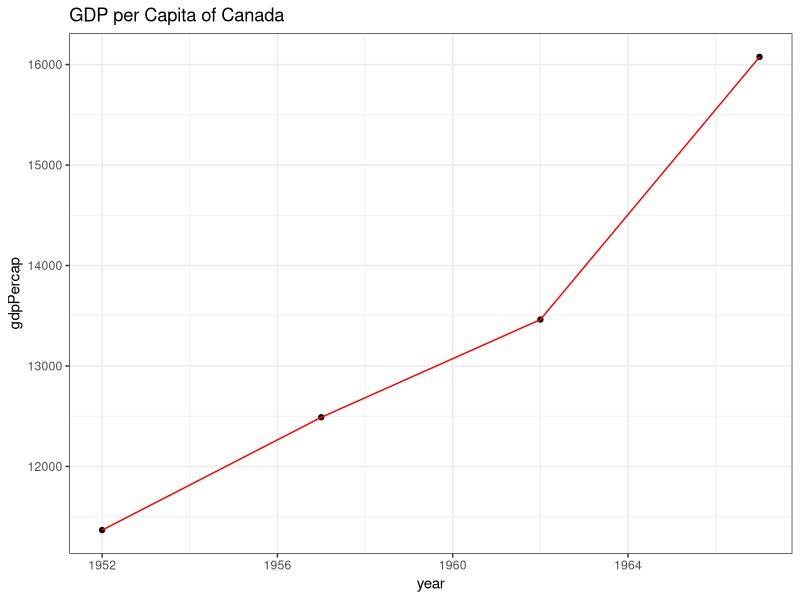
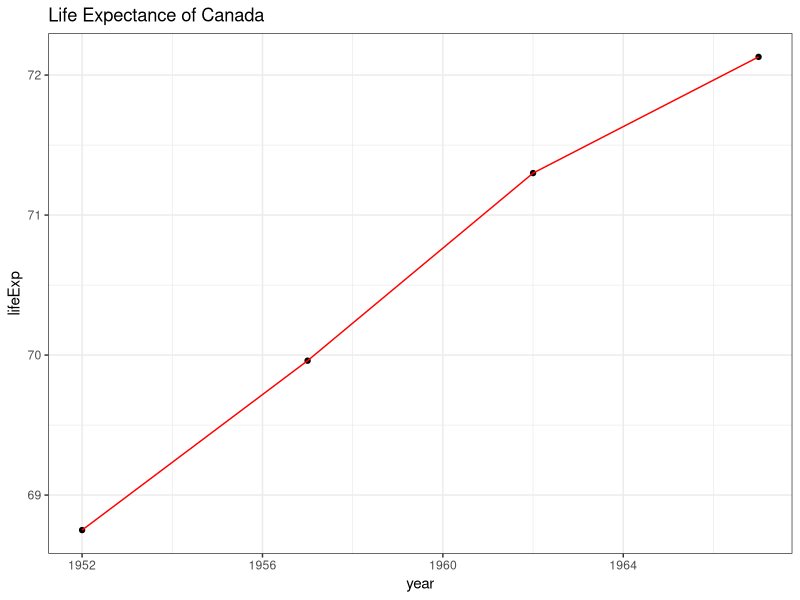

Here is the R script that generated these plots, in order:
## ---- chunk 1

# Assignment on Reproducibility

rm(list=ls())
library(dplyr)
library(ggplot2)

#Load data
gdp52_67 <- read.csv("inputs/gdp_52_67.csv")
le52_67 <- read.csv("inputs/le_52_67.csv")
le72_07 <- read.csv("inputs/le_72_07.csv")
gdp72_07 <- read.csv("inputs/gdp_72_07.csv")


#Question 1-4

#Create a single table spanning 1952-1967 with the following columns: continent, country, year, lifeExp, pop, and gdp.
merged <- merge(gdp52_67, le52_67, by =c("country", "continent", "year"))
col_order <- c("continent", "country", "year", "lifeExp", "pop", "gdp")
gdpLe <- merged[, col_order]


#5. Calculate GDP per capita and name it gdpPercap
gdpLe$gdpPercap <- gdpLe$gdp/gdpLe$pop




#Visualize GDP per capita over time for Canada 


gdpLe%>%
  filter(country=="Canada")%>%
  ggplot(aes(x=year, y=gdpPercap, tittle = ""))+
  geom_point()+
  geom_line(color="red")+
  theme_bw()+
  labs(title="GDP per Capita of Canada")





#6. Visualize life expectancy and GDP per capita over time for Canada in the 1950s and 1960s using a line plot

gdpLe%>%
  filter(country=="Canada")%>%
  ggplot(aes(x=year, y=lifeExp, tittle = ""))+
  geom_point()+
  geom_line(color="red")+
  theme_bw()+
  labs(title="Life Expectance of Canada")




#7.Regress life expectancy on gdp per capita and display the regression table. Don’t worry about the ancillary stats.

#First merge from 1952 to 2007

merged1 <- merge(gdp72_07, le72_07, by =c("country", "continent", "year"))
col_order1 <- c("continent", "country", "year", "lifeExp", "pop", "gdp")
gdpLe1 <- merged[, col_order1]
gdpLe1$gdpPercap <- gdpLe1$gdp/gdpLe1$pop
data_complete <- rbind(gdpLe, gdpLe1)

OLS <- lm(lifeExp~gdpPercap,  data =data_complete)
summary(OLS)


